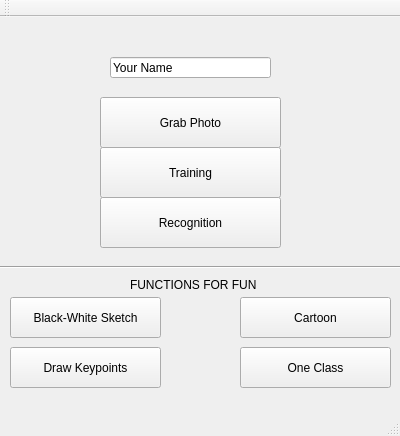
<?xml version="1.0" encoding="UTF-8"?>
<ui version="4.0">
 <class>TrackFace</class>
 <widget class="QMainWindow" name="TrackFace">
  <property name="geometry">
   <rect>
    <x>0</x>
    <y>0</y>
    <width>400</width>
    <height>436</height>
   </rect>
  </property>
  <property name="windowTitle">
   <string>TrackFace</string>
  </property>
  <widget class="QWidget" name="centralWidget">
   <widget class="QPushButton" name="grabPhoto">
    <property name="geometry">
     <rect>
      <x>100</x>
      <y>80</y>
      <width>181</width>
      <height>51</height>
     </rect>
    </property>
    <property name="text">
     <string>Grab Photo</string>
    </property>
   </widget>
   <widget class="QPushButton" name="training">
    <property name="geometry">
     <rect>
      <x>100</x>
      <y>130</y>
      <width>181</width>
      <height>51</height>
     </rect>
    </property>
    <property name="text">
     <string>Training</string>
    </property>
   </widget>
   <widget class="QPushButton" name="recognition">
    <property name="geometry">
     <rect>
      <x>100</x>
      <y>180</y>
      <width>181</width>
      <height>51</height>
     </rect>
    </property>
    <property name="text">
     <string>Recognition</string>
    </property>
   </widget>
   <widget class="QLineEdit" name="grabName">
    <property name="geometry">
     <rect>
      <x>110</x>
      <y>40</y>
      <width>161</width>
      <height>21</height>
     </rect>
    </property>
    <property name="text">
     <string>Your Name</string>
    </property>
   </widget>
   <widget class="Line" name="line">
    <property name="geometry">
     <rect>
      <x>0</x>
      <y>240</y>
      <width>401</width>
      <height>20</height>
     </rect>
    </property>
    <property name="orientation">
     <enum>Qt::Horizontal</enum>
    </property>
   </widget>
   <widget class="QLabel" name="label">
    <property name="geometry">
     <rect>
      <x>130</x>
      <y>260</y>
      <width>131</width>
      <height>16</height>
     </rect>
    </property>
    <property name="text">
     <string>FUNCTIONS FOR FUN</string>
    </property>
   </widget>
   <widget class="QPushButton" name="cartoonifySketch">
    <property name="geometry">
     <rect>
      <x>10</x>
      <y>280</y>
      <width>151</width>
      <height>41</height>
     </rect>
    </property>
    <property name="text">
     <string>Black-White Sketch</string>
    </property>
   </widget>
   <widget class="QPushButton" name="cartoonifyColor">
    <property name="geometry">
     <rect>
      <x>240</x>
      <y>280</y>
      <width>151</width>
      <height>41</height>
     </rect>
    </property>
    <property name="text">
     <string>Cartoon</string>
    </property>
   </widget>
   <widget class="QPushButton" name="drawKeypoints">
    <property name="geometry">
     <rect>
      <x>10</x>
      <y>330</y>
      <width>151</width>
      <height>41</height>
     </rect>
    </property>
    <property name="text">
     <string>Draw Keypoints</string>
    </property>
   </widget>
   <widget class="QPushButton" name="oneClassClassifier">
    <property name="geometry">
     <rect>
      <x>240</x>
      <y>330</y>
      <width>151</width>
      <height>41</height>
     </rect>
    </property>
    <property name="text">
     <string>One Class</string>
    </property>
   </widget>
  </widget>
  <widget class="QMenuBar" name="menuBar">
   <property name="geometry">
    <rect>
     <x>0</x>
     <y>0</y>
     <width>400</width>
     <height>22</height>
    </rect>
   </property>
  </widget>
  <widget class="QToolBar" name="mainToolBar">
   <attribute name="toolBarArea">
    <enum>TopToolBarArea</enum>
   </attribute>
   <attribute name="toolBarBreak">
    <bool>false</bool>
   </attribute>
  </widget>
  <widget class="QStatusBar" name="statusBar"/>
 </widget>
 <layoutdefault spacing="6" margin="11"/>
 <resources/>
 <connections/>
</ui>
